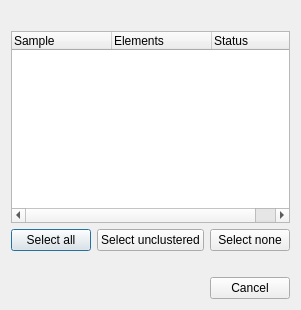
<?xml version="1.0" encoding="UTF-8"?>
<ui version="4.0">
 <class>ClusteringBatchDialog</class>
 <widget class="QDialog" name="ClusteringBatchDialog">
  <property name="windowTitle"><string>Batch clustering</string></property>
  <layout class="QVBoxLayout" name="batchLayout" stretch="0,1,0,0,0">
   <item><widget class="QLabel" name="methodInfo"/></item>
   <item><widget class="ItemTreeWidget" name="sampleTree">
    <property name="headerHidden"><bool>false</bool></property>
    <property name="sortingEnabled"><bool>false</bool></property>
    <column><property name="text"><string>Sample</string></property></column>
    <column><property name="text"><string>Elements</string></property></column>
    <column><property name="text"><string>Status</string></property></column>
   </widget></item>
   <item><layout class="QHBoxLayout" name="selectionLayout" stretch="0,0,0,1">
    <item><widget class="QPushButton" name="selectAll"><property name="text"><string>Select all</string></property></widget></item>
    <item><widget class="QPushButton" name="selectNew"><property name="text"><string>Select unclustered</string></property></widget></item>
    <item><widget class="QPushButton" name="selectNone"><property name="text"><string>Select none</string></property></widget></item>
    <item><spacer name="selectionSpacer"><property name="orientation"><enum>Qt::Horizontal</enum></property><property name="sizeHint" stdset="0"><size><width>0</width><height>0</height></size></property></spacer></item>
   </layout></item>
   <item><widget class="QLabel" name="selectionInfo"/></item>
   <item><widget class="QDialogButtonBox" name="buttonBox"><property name="standardButtons"><set>QDialogButtonBox::Cancel</set></property></widget></item>
  </layout>
 </widget>
 <customwidgets>
  <customwidget>
   <class>ItemTreeWidget</class>
   <extends>QTreeWidget</extends>
   <header>exhale.widgets</header>
  </customwidget>
 </customwidgets>
 <resources/>
 <connections/>
</ui>
